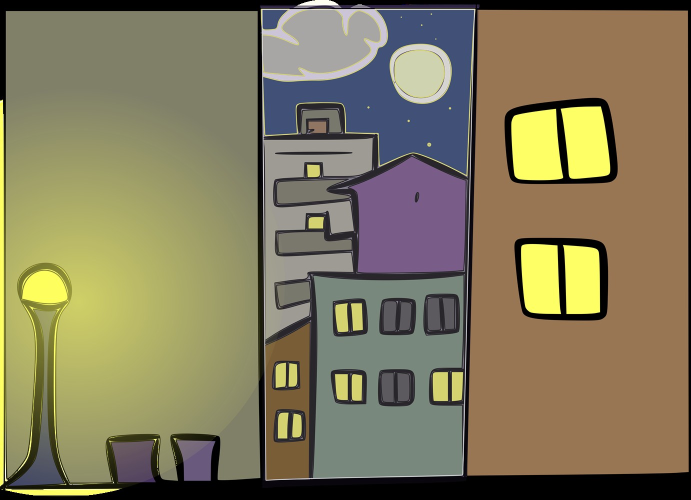
#> input picture assets/game/bg/photo_city_night.jpg, 1381 x 1000 px (shown at 1/2 size)
$ python image_diff.py ../../assets/game/bg/photo_city_night.jpg ../../assets/game/bg/photo_fullmoon.jpg
#> lines starting #> are read from the running program, lines starting #| are printed output that depends on the picture
"""Pairwise pixel difference between two renders (same seed, different attention backend).

  python_embeded\\python.exe -s tools\\comfy\\image_diff.py <a.png> <b.png>
Both must be the same size; prints mean/max absolute difference and a verdict.
"""
import sys

import numpy as np
from PIL import Image

a_path, b_path = sys.argv[1], sys.argv[2]
ia = Image.open(a_path).convert('RGB')
#> ia is the input picture: PIL image 1381x1000 RGB; mean R, G, B 130.6, 122.4, 92.1
ib = Image.open(b_path).convert('RGB')
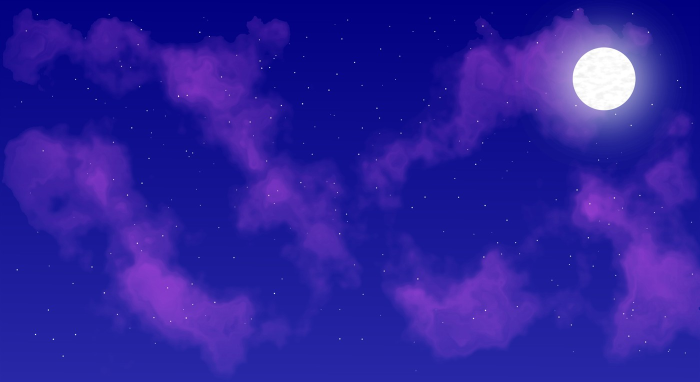
#> input picture assets/game/bg/photo_fullmoon.jpg, 1400 x 764 px (shown at 1/2 size)
#> ib is the input picture: PIL image 1400x764 RGB; mean R, G, B 45.6, 32.4, 159.1
if ia.size != ib.size:
    ib = ib.resize(ia.size)
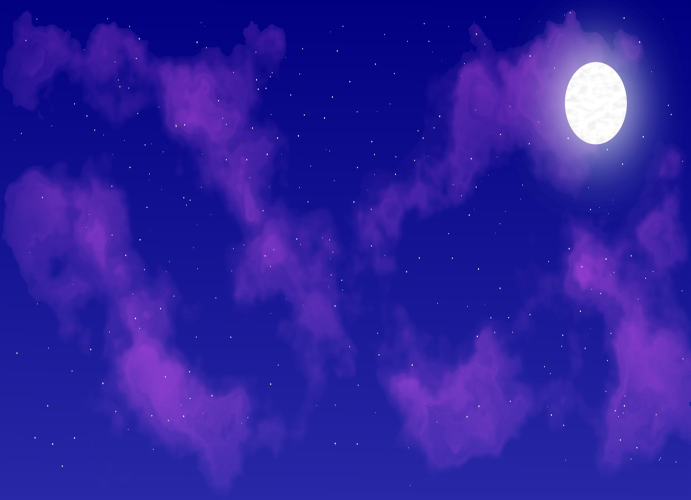
#> ib: PIL image 1381x1000 RGB (shown at 1/2 size); mean R, G, B 45.6, 32.4, 159.1
    print('(resized second image to match)')

a = np.asarray(ia).astype(np.int16)
b = np.asarray(ib).astype(np.int16)
d = np.abs(a - b)
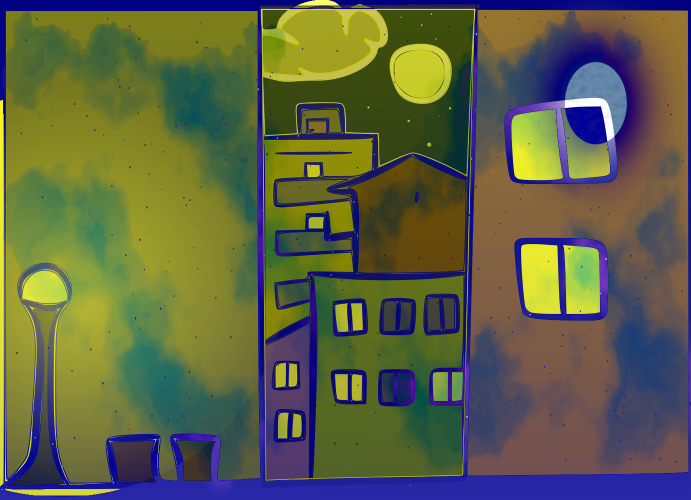
#> d: shape (1000, 1381, 3) int16 (shown at 1/2 size); mean R, G, B 94, 97.7, 70.1
print(a_path.split('\\')[-1], 'vs', b_path.split('\\')[-1], ia.size)
#| ../../assets/game/bg/photo_city_night.jpg vs ../../assets/game/bg/photo_fullmoon.jpg (1381, 1000)
print("mean abs diff %.2f / 255   max %d   pixels over 16: %.1f%%   over 48: %.1f%%"
      % (d.mean(), d.max(), (d.max(axis=2) > 16).mean() * 100, (d.max(axis=2) > 48).mean() * 100))
#| mean abs diff 87.27 / 255   max 255   pixels over 16: 100.0%   over 48: 99.9%
print("brightness  A %.1f  B %.1f" % (a.mean(), b.mean()))
#| brightness  A 115.0  B 79.0
same = d.mean() < 2.0
#> same = False
print("VERDICT", "identical within quantisation noise" if same else "visibly different (check both by eye)")
#| VERDICT visibly different (check both by eye)
